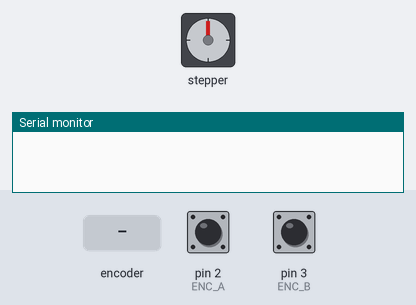
Bench run of a sketch on a simulated Arduino Uno, built with avr-gcc and run on an emulated ATmega328P. Shown: stepper motor, the last lines printed to the serial monitor. The test bench sets the inputs (shaded band); at power-on: pin 2 (ENC_A) HIGH, pin 3 (ENC_B) HIGH. Stepper angles assume 200 steps per turn.

Above: at 1.2 s.
1.3 s: rotary encoder on pin 2 (ENC_A) / pin 3 (ENC_B) turned 1 step (first pin leading)
At 1.79 s:
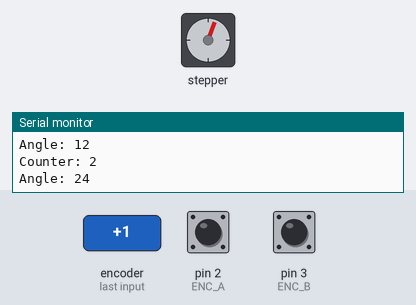
4.3 s: rotary encoder on pin 2 (ENC_A) / pin 3 (ENC_B) turned 3 steps (first pin leading)
At 5.09 s:
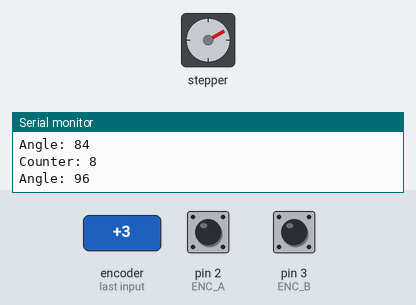
7.9 s: rotary encoder on pin 2 (ENC_A) / pin 3 (ENC_B) turned 1 step (first pin leading)
10.9 s: rotary encoder on pin 2 (ENC_A) / pin 3 (ENC_B) turned 3 steps (first pin leading)
At 12.0 s:
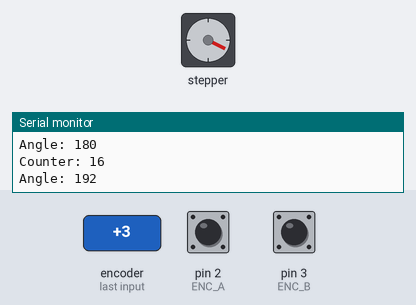
14.5 s: rotary encoder on pin 2 (ENC_A) / pin 3 (ENC_B) turned 2 steps (second pin leading)
Timing chart, 0 to 18.9 s (numbered marks = the images above; inputs shaded):
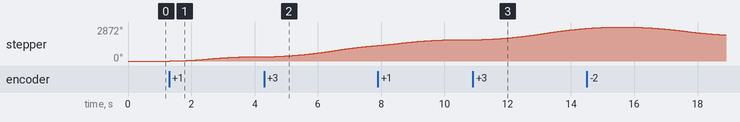

Measured:
- after the input at 1.3 s, stepper: keeps turning clockwise at about 136°/s, starting at once
- after the input at 4.3 s, stepper: keeps turning clockwise at about 268°/s, starting at once
- after the input at 10.9 s, stepper: keeps turning clockwise at about 268°/s, starting at once

The sketch:

rotary_to_stepper.ino
```cpp
#include <AccelStepper.h>

// Define stepper motor connections
#define STEPPER_PULSE_PIN 9
#define STEPPER_DIR_PIN 8
#define SW_Pin 18
// Define rotary encoder pins
#define ENC_A 2
#define ENC_B 3

// Create an instance of the AccelStepper library
AccelStepper stepper(AccelStepper::DRIVER, STEPPER_PULSE_PIN, STEPPER_DIR_PIN);

volatile int counter = 0;
volatile int angle = 0;

void setup() {
  // Set the maximum speed and acceleration for the stepper motor
  stepper.setMaxSpeed(1000); // Steps per second
  stepper.setAcceleration(100); // Steps per second^2

  // Initialize the serial communication
  Serial.begin(115200);

  // Set encoder pins and attach interrupts
  pinMode(ENC_A, INPUT_PULLUP);
  pinMode(ENC_B, INPUT_PULLUP);
  pinMode(SW_Pin,INPUT_PULLUP);
  attachInterrupt(digitalPinToInterrupt(ENC_A), readEncoder, CHANGE);
  attachInterrupt(digitalPinToInterrupt(ENC_B), readEncoder, CHANGE);
  attachInterrupt(digitalPinToInterrupt(SW_Pin),reset_counter,LOW);
}

void loop() {
  // Check if the encoder position has changed
  static long lastCounter = 0;
  if (counter != lastCounter) {

    lastCounter = counter;
    angle = counter * 12;
    Serial.print("Counter: ");
    Serial.println(counter);
    Serial.print("Angle: ");
    Serial.println(angle);

    stepper.moveTo(counter * 100);

  }
  stepper.run();
  // Run the stepper motor

}

void readEncoder() {
  static uint8_t old_AB = 3;
  static int8_t encval = 0;
  static const int8_t enc_states[] = {0, -1, 1, 0, 1, 0, 0, -1, -1, 0, 0, 1, 0, 1, -1, 0};

  old_AB <<= 2;
  if (digitalRead(ENC_A)) old_AB |= 0x02;
  if (digitalRead(ENC_B)) old_AB |= 0x01;

  encval += enc_states[(old_AB & 0x0f)];

  if (encval > 1) {
    int changevalue = 1;
    counter = counter + changevalue;
    angle = counter * 12;
    encval = 0;
  } else if (encval < -1) {
    int changevalue = -1;
    counter = counter + changevalue;
    angle = counter * 12;
    encval = 0;
  }
}

void reset_counter() {
  counter = 0;

  stepper.setCurrentPosition(0);
}
```
